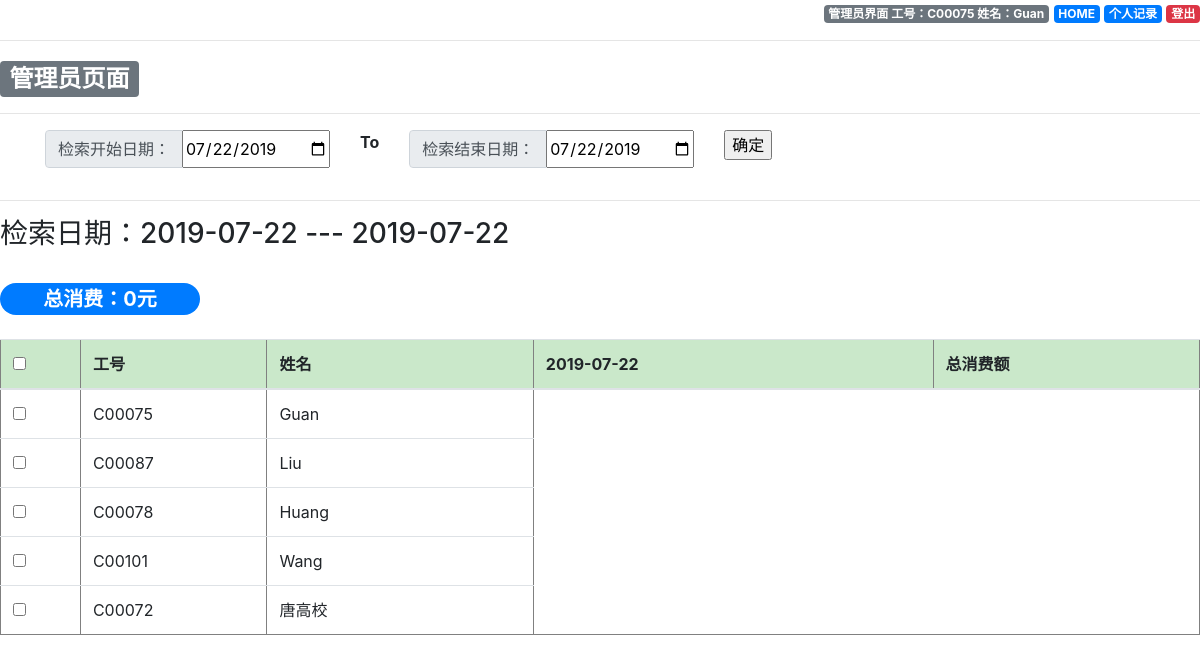
The page /menus/manage (signed in) on the database its author committed.
### menus/models.py (models this page shows, shortened)
class Person(models.Model):
    name=models.CharField(max_length=20)
    work_id=models.CharField(max_length=20,unique=True)
    password=models.CharField(max_length=1000)
    register_time=models.DateTimeField(auto_now_add=True)
    email=models.CharField(max_length=100)

### menus/views.py (the view, shortened to what this page needs)
# urls.py: path('manage',views.manage,name='manage'),
def manage(request):
    global managerlist
    if ('login' in request.session) and (request.session['login'] \
           ==True) and (request.session['work_id'] in managerlist):
        wid=request.session['work_id']
        name=request.session['name']
        date=dt.now()
        y=str(date.year)
        m=str(date.month).zfill(2)
        d=str(date.day).zfill(2)
        date_time=['{}-{}-{}'.format(y,m,d)]
        if request.method=='GET':
            context={'download':'',
                     'wid':wid,
                     'name':name,
                     'date_time1':date_time[0],
                     'date_time2':date_time[0],
                    'personlist':models.Person.objects.all(),
                     'datelist':date_time,
                     'flag':False}
            return render(request,'menus/manage.html',context)
    else:
        tp=Template('''您未登陆或您不是管理员 '''\
                                 +A_login)
        c=Context({})
        return HttpResponse(tp.render(c))

### menus/templates/menus/manage.html (shortened to what this page needs)
<!DOCTYPE html>
<head>
<link rel="stylesheet" href="https://stackpath.bootstrapcdn.com/bootstrap/4.3.1/css/bootstrap.min.css">
</head>
<div id="inform">
	<p><span class="badge badge-secondary">管理员界面 工号：{{ wid }} 姓名：{{ name }} </span> <a href="{% url 'menus:home' %}" class="badge badge-primary">HOME</a> <a href="personalhome" class="badge badge-primary">个人记录</a> <a href="logoff" class="badge badge-danger">登出</a></p>
</div>
<hr/>
<h2 id="head">
	<span class="badge badge-secondary">管理员页面</span>
</h2>
<hr/>
<body>
<form method="POST" action="manage">
	<div class="container">
	<div class="row">
	<div class="col-auto">
	<div class="input-group mb-3">
	<div class="input-group-prepend">
	<span class="input-group-text form-control" id="basic-addon1" aria-describedby="basic-addon1">检索开始日期： </span>
	</div>
	<input name='startdate' id='date1' type="date" value="{{ date_time1 }}"/>
	</div>
	</div>
	<div class="col-auto">
		<b> To </b>
	</div>
	<div class="col-auto">
	<div class="input-group mb-3">
	<div class="input-group-prepend">
	<span class="input-group-text form-control" id="basic-addon1" aria-describedby="basic-addon1">检索结束日期：</span>
	</div>
	<input name='enddate' id='date2' type="date" value="{{ date_time2 }}"/>
	</div>
	</div>
	<div class="col-auto">
	<input type='submit' value='确定'/> {{ download|safe }}
	</div>
	</div>
	</div>
	<hr/>
	<h3>检索日期：{{ date_time1 }} --- {{ date_time2 }}</h3>
	<br/>
	<div class="table-div">
	<table border='1' text-align="center" class="table table-hover">
		<thead>
		<tr class="head">
			<th width="30px"><input id='all' name="all" type="checkbox" value="全选" /></th>
			<th width="70px" scope="col">工号</th>
			<th width="100px" scope="col">姓名</th>
		{% for d in datelist %}
			<th class="date" scope="col" width="150px">{{ d }}</th>
		{% endfor %}
			<th width="100px" scope="col">总消费额</th>
		</tr>
		</thead>
	{% for person in personlist %}
		<tr id={{ person.work_id }}>
			<td><input id='{{ person.work_id }}' class="single" name='selectedperson' type="checkbox" value="{{ person.work_id }}" /></th>
			<td>{{ person.work_id }}</td>
			<td>{{ person.name }}</td>
		</tr>
	{% endfor %}
	</table>
	</div>
</form>
</body>

### menus/templates/menus/manage.html (style rules this page uses)
#inform { text-align:right; }
.head { background-color: #cae8ca; }
.table { table-layout:fixed; }

### rows shown on the page
Person: name "Guan", work_id "C00075"
Person: work_id "C00087", name "Liu"
Person: work_id "C00078", name "Huang"
Person: work_id "C00101", name "Wang"
Person: work_id "C00072", name "唐高校"

### other values the page prints
{{ wid }} "C00075"
{{ date_time1 }} "2019-07-22"
{{ date_time2 }} "2019-07-22"
{{ d }} "2019-07-22"
